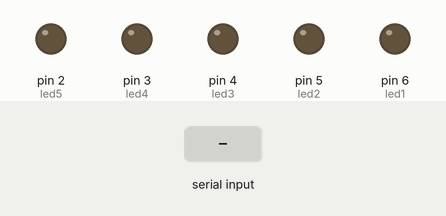
Recording of a sketch running on a simulated Arduino Uno, built with avr-gcc and run on an emulated ATmega328P. Parts: output pins drawn as LEDs (lit = HIGH). The test bench sets the inputs (shaded band).

Above: at 1.2 s.
1.3 s: "1" received over the second serial link
At 2.5 s:
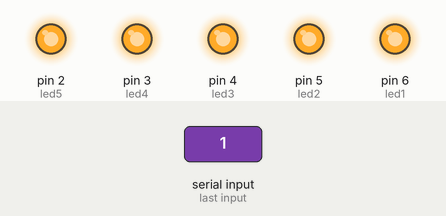
2.8 s: "2" received over the second serial link
At 3.8 s:
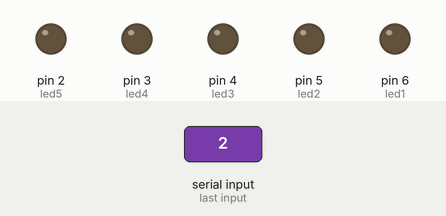
Timing chart, 0 to 5.8 s (numbered marks = the images above; inputs shaded):
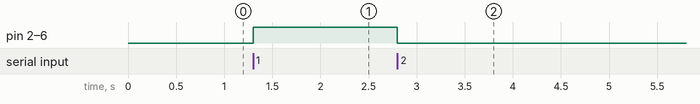

The sketch:

exercise_5.ino
```cpp
#include <SoftwareSerial.h> // 'set digital pins for serial communication'
SoftwareSerial wirelessNetworkYT(10, 11); // 'pin 10 as RX, pin 11 as TX'

char DAT = 0;; // ' variable to store received character'

int led1 = 6; // 'Red LED to digital pin number 2'
int led2 = 5; // 'Green LED with digital pin number 3'
int led3 = 4;
int led4 = 3;
int led5 = 2;


void allon() {
  digitalWrite (led1, HIGH);
  digitalWrite (led2, HIGH);
  digitalWrite (led3, HIGH);
  digitalWrite (led4, HIGH);
  digitalWrite (led5, HIGH);
}

void alloff() {
  digitalWrite (led1, LOW);
  digitalWrite (led2, LOW);
  digitalWrite (led3, LOW);
  digitalWrite (led4, LOW);
  digitalWrite (led5, LOW);
}


void setup(){
wirelessNetworkYT.begin(38400); // ' Serial communication between Arduino and the module at 38400 bps
pinMode(led1, OUTPUT); // 'pin 2 as output'
pinMode(led2, OUTPUT); // 'pin 2 as output'
pinMode(led3, OUTPUT); // 'pin 2 as output'
pinMode(led4, OUTPUT); // 'pin 2 as output'
pinMode(led5, OUTPUT); // 'pin 2 as output'

}
void loop(){
  if (wirelessNetworkYT.available()){ // ' if there is information available from module'
    DAT = wirelessNetworkYT.read(); // 'stores in DATO the character received from module'
    if(DAT=='1'){
      allon();
    } else if(DAT=='2'){
      alloff();
    }


  }
}
```

Measured:
- after the input at 1.3 s, pin 2 (led5), pin 3 (led4), pin 4 (led3), pin 5 (led2), pin 6 (led1): LOW → HIGH at once
- after the input at 2.8 s, pin 2 (led5), pin 3 (led4), pin 4 (led3), pin 5 (led2), pin 6 (led1): HIGH → LOW at once
